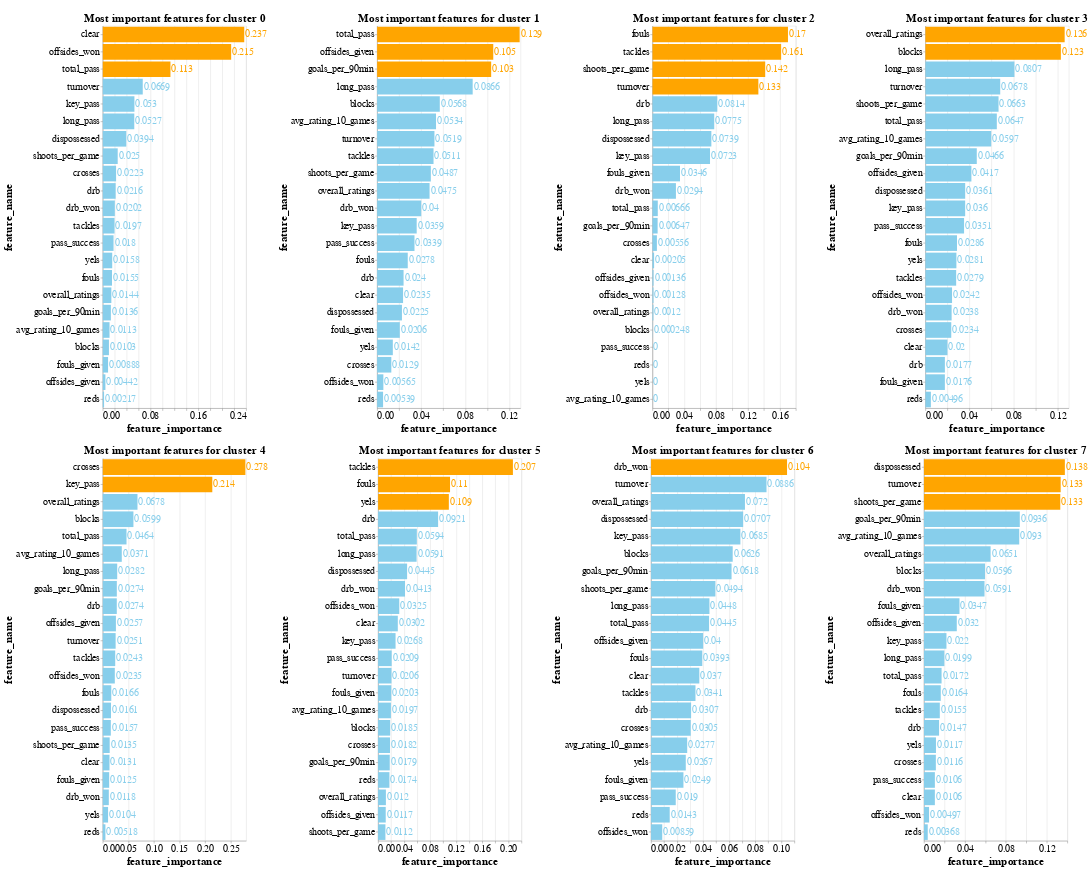

Notebook source saved alongside this figure:
### Code cell
final_chart = alt.vconcat()
row_chart = alt.hconcat()

for i in range(OPTIMAL_N_CLUSTERS):
    df_cluster = df_fi[df_fi['cluster'] == i]
    base = alt.Chart(df_cluster, title=f'Most important features for cluster {i}').encode(
        x='feature_importance:Q',
        y=alt.Y('feature_name:N').sort('-x'),
        text=alt.Text('feature_importance:Q', format=".3"),
        color=alt.condition(
            alt.datum.feature_importance > 0.1,
            alt.value("orange"),
            alt.value('skyblue')
        )
    )

    bar = base.mark_bar().properties(
        width=300,
        height=800,
    )

    text = base.mark_text(align='left', dx=2)

    chart = (bar + text)
    if i == 0 :
        row_chart = chart
    elif i == 4:
        final_chart = alt.vconcat(final_chart, row_chart) 
        row_chart = chart
    else :
        row_chart = alt.hconcat(row_chart, chart)

final_chart = alt.vconcat(final_chart, row_chart)
    
final_chart.configure_title(
        fontSize=24,
    ).configure_axis(
        labelFontSize=20,
        titleFontSize=24,
    ).configure_text(
        fontSize=20
    )

### Figure 1 — Vega-Lite specification as saved in the notebook (floating-point values rounded to 4 significant figures)
{"config": {"view": {"continuousWidth": 300, "continuousHeight": 300}, "axis": {"labelFontSize": 20, "titleFontSize": 24}, "text": {"fontSize": 20}, "title": {"fontSize": 24}}, "vconcat": [{"vconcat": [{"vconcat": []}, {"hconcat": [{"hconcat": [{"hconcat": [{"layer": [{"mark": {"type": "bar"}, "encoding": {"color": {"condition": {"test": "(datum.feature_importance > 0.1)", "value": "orange"}, "value": "skyblue"}, "text": {"field": "feature_importance", "format": ".3", "type": "quantitative"}, "x": {"field": "feature_importance", "type": "quantitative"}, "y": {"field": "feature_name", "sort": "-x", "type": "nominal"}}, "title": "Most important features for cluster 0"}, {"mark": {"type": "text", "align": "left", "dx": 2}, "encoding": {"color": {"condition": {"test": "(datum.feature_importance > 0.1)", "value": "orange"}, "value": "skyblue"}, "text": {"field": "feature_importance", "format": ".3", "type": "quantitative"}, "x": {"field": "feature_importance", "type": "quantitative"}, "y": {"field": "feature_name", "sort": "-x", "type": "nominal"}}, "title": "Most important features for cluster 0"}], "data": {"name": "data-2cdca49b16b3c2c72a64effc2f048172"}, "height": 800, "width": 300}, {"layer": [{"mark": {"type": "bar"}, "encoding": {"color": {"condition": {"test": "(datum.feature_importance > 0.1)", "value": "orange"}, "value": "skyblue"}, "text": {"field": "feature_importance", "format": ".3", "type": "quantitative"}, "x": {"field": "feature_importance", "type": "quantitative"}, "y": {"field": "feature_name", "sort": "-x", "type": "nominal"}}, "title": "Most important features for cluster 1"}, {"mark": {"type": "text", "align": "left", "dx": 2}, "encoding": {"color": {"condition": {"test": "(datum.feature_importance > 0.1)", "value": "orange"}, "value": "skyblue"}, "text": {"field": "feature_importance", "format": ".3", "type": "quantitative"}, "x": {"field": "feature_importance", "type": "quantitative"}, "y": {"field": "feature_name", "sort": "-x", "type": "nominal"}}, "title": "Most important features for cluster 1"}], "data": {"name": "data-9013f239f720586764f94870793afddf"}, "height": 800, "width": 300}]}, {"layer": [{"mark": {"type": "bar"}, "encoding": {"color": {"condition": {"test": "(datum.feature_importance > 0.1)", "value": "orange"}, "value": "skyblue"}, "text": {"field": "feature_importance", "format": ".3", "type": "quantitative"}, "x": {"field": "feature_importance", "type": "quantitative"}, "y": {"field": "feature_name", "sort": "-x", "type": "nominal"}}, "title": "Most important features for cluster 2"}, {"mark": {"type": "text", "align": "left", "dx": 2}, "encoding": {"color": {"condition": {"test": "(datum.feature_importance > 0.1)", "value": "orange"}, "value": "skyblue"}, "text": {"field": "feature_importance", "format": ".3", "type": "quantitative"}, "x": {"field": "feature_importance", "type": "quantitative"}, "y": {"field": "feature_name", "sort": "-x", "type": "nominal"}}, "title": "Most important features for cluster 2"}], "data": {"name": "data-8bb851e95e30cb81ffcd1bbd881b8b33"}, "height": 800, "width": 300}]}, {"layer": [{"mark": {"type": "bar"}, "encoding": {"color": {"condition": {"test": "(datum.feature_importance > 0.1)", "value": "orange"}, "value": "skyblue"}, "text": {"field": "feature_importance", "format": ".3", "type": "quantitative"}, "x": {"field": "feature_importance", "type": "quantitative"}, "y": {"field": "feature_name", "sort": "-x", "type": "nominal"}}, "title": "Most important features for cluster 3"}, {"mark": {"type": "text", "align": "left", "dx": 2}, "encoding": {"color": {"condition": {"test": "(datum.feature_importance > 0.1)", "value": "orange"}, "value": "skyblue"}, "text": {"field": "feature_importance", "format": ".3", "type": "quantitative"}, "x": {"field": "feature_importance", "type": "quantitative"}, "y": {"field": "feature_name", "sort": "-x", "type": "nominal"}}, "title": "Most important features for cluster 3"}], "data": {"name": "data-8b3b948f249a73d8ec62968d0a558195"}, "height": 800, "width": 300}]}]}, {"hconcat": [{"hconcat": [{"hconcat": [{"layer": [{"mark": {"type": "bar"}, "encoding": {"color": {"condition": {"test": "(datum.feature_importance > 0.1)", "value": "orange"}, "value": "skyblue"}, "text": {"field": "feature_importance", "format": ".3", "type": "quantitative"}, "x": {"field": "feature_importance", "type": "quantitative"}, "y": {"field": "feature_name", "sort": "-x", "type": "nominal"}}, "title": "Most important features for cluster 4"}, {"mark": {"type": "text", "align": "left", "dx": 2}, "encoding": {"color": {"condition": {"test": "(datum.feature_importance > 0.1)", "value": "orange"}, "value": "skyblue"}, "text": {"field": "feature_importance", "format": ".3", "type": "quantitative"}, "x": {"field": "feature_importance", "type": "quantitative"}, "y": {"field": "feature_name", "sort": "-x", "type": "nominal"}}, "title": "Most important features for cluster 4"}], "data": {"name": "data-d8c52934288726d889fdf321a738cffb"}, "height": 800, "width": 300}, {"layer": [{"mark": {"type": "bar"}, "encoding": {"color": {"condition": {"test": "(datum.feature_importance > 0.1)", "value": "orange"}, "value": "skyblue"}, "text": {"field": "feature_importance", "format": ".3", "type": "quantitative"}, "x": {"field": "feature_importance", "type": "quantitative"}, "y": {"field": "feature_name", "sort": "-x", "type": "nominal"}}, "title": "Most important features for cluster 5"}, {"mark": {"type": "text", "align": "left", "dx": 2}, "encoding": {"color": {"condition": {"test": "(datum.feature_importance > 0.1)", "value": "orange"}, "value": "skyblue"}, "text": {"field": "feature_importance", "format": ".3", "type": "quantitative"}, "x": {"field": "feature_importance", "type": "quantitative"}, "y": {"field": "feature_name", "sort": "-x", "type": "nominal"}}, "title": "Most important features for cluster 5"}], "data": {"name": "data-717cef5b2cf5f011dd7722ad340e902b"}, "height": 800, "width": 300}]}, {"layer": [{"mark": {"type": "bar"}, "encoding": {"color": {"condition": {"test": "(datum.feature_importance > 0.1)", "value": "orange"}, "value": "skyblue"}, "text": {"field": "feature_importance", "format": ".3", "type": "quantitative"}, "x": {"field": "feature_importance", "type": "quantitative"}, "y": {"field": "feature_name", "sort": "-x", "type": "nominal"}}, "title": "Most important features for cluster 6"}, {"mark": {"type": "text", "align": "left", "dx": 2}, "encoding": {"color": {"condition": {"test": "(datum.feature_importance > 0.1)", "value": "orange"}, "value": "skyblue"}, "text": {"field": "feature_importance", "format": ".3", "type": "quantitative"}, "x": {"field": "feature_importance", "type": "quantitative"}, "y": {"field": "feature_name", "sort": "-x", "type": "nominal"}}, "title": "Most important features for cluster 6"}], "data": {"name": "data-efaa52cbda53292a1bdb148e57dac82f"}, "height": 800, "width": 300}]}, {"layer": [{"mark": {"type": "bar"}, "encoding": {"color": {"condition": {"test": "(datum.feature_importance > 0.1)", "value": "orange"}, "value": "skyblue"}, "text": {"field": "feature_importance", "format": ".3", "type": "quantitative"}, "x": {"field": "feature_importance", "type": "quantitative"}, "y": {"field": "feature_name", "sort": "-x", "type": "nominal"}}, "title": "Most important features for cluster 7"}, {"mark": {"type": "text", "align": "left", "dx": 2}, "encoding": {"color": {"condition": {"test": "(datum.feature_importance > 0.1)", "value": "orange"}, "value": "skyblue"}, "text": {"field": "feature_importance", "format": ".3", "type": "quantitative"}, "x": {"field": "feature_importance", "type": "quantitative"}, "y": {"field": "feature_name", "sort": "-x", "type": "nominal"}}, "title": "Most important features for cluster 7"}], "data": {"name": "data-d829de807a68455377c423b1c2beee83"}, "height": 800, "width": 300}]}], "$schema": "https://vega.github.io/schema/vega-lite/v5.8.0.json", "datasets": {"data-2cdca49b16b3c2c72a64effc2f048172": [{"cluster": 0, "feature_name": "clear", "feature_importance": 0.2368}, {"cluster": 0, "feature_name": "offsides_won", "feature_importance": 0.2149}, {"cluster": 0, "feature_name": "total_pass", "feature_importance": 0.1133}, {"cluster": 0, "feature_name": "turnover", "feature_importance": 0.06691}, {"cluster": 0, "feature_name": "key_pass", "feature_importance": 0.05297}, {"cluster": 0, "feature_name": "long_pass", "feature_importance": 0.05273}, {"cluster": 0, "feature_name": "dispossessed", "feature_importance": 0.03935}, {"cluster": 0, "feature_name": "shoots_per_game", "feature_importance": 0.025}, {"cluster": 0, "feature_name": "crosses", "feature_importance": 0.0223}, {"cluster": 0, "feature_name": "drb", "feature_importance": 0.02156}, {"cluster": 0, "feature_name": "drb_won", "feature_importance": 0.02018}, {"cluster": 0, "feature_name": "tackles", "feature_importance": 0.01969}, {"cluster": 0, "feature_name": "pass_success", "feature_importance": 0.01804}, {"cluster": 0, "feature_name": "yels", "feature_importance": 0.0158}, {"cluster": 0, "feature_name": "fouls", "feature_importance": 0.0155}, {"cluster": 0, "feature_name": "overall_ratings", "feature_importance": 0.01436}, {"cluster": 0, "feature_name": "goals_per_90min", "feature_importance": 0.01357}, {"cluster": 0, "feature_name": "avg_rating_10_games", "feature_importance": 0.01132}, {"cluster": 0, "feature_name": "blocks", "feature_importance": 0.01031}, {"cluster": 0, "feature_name": "fouls_given", "feature_importance": 0.008876}, {"cluster": 0, "feature_name": "offsides_given", "feature_importance": 0.004423}, {"cluster": 0, "feature_name": "reds", "feature_importance": 0.002174}], "data-9013f239f720586764f94870793afddf": [{"cluster": 1, "feature_name": "total_pass", "feature_importance": 0.1292}, {"cluster": 1, "feature_name": "offsides_given", "feature_importance": 0.1053}, {"cluster": 1, "feature_name": "goals_per_90min", "feature_importance": 0.1034}, {"cluster": 1, "feature_name": "long_pass", "feature_importance": 0.08661}, {"cluster": 1, "feature_name": "blocks", "feature_importance": 0.0568}, {"cluster": 1, "feature_name": "avg_rating_10_games", "feature_importance": 0.05339}, {"cluster": 1, "feature_name": "turnover", "feature_importance": 0.05194}, {"cluster": 1, "feature_name": "tackles", "feature_importance": 0.05113}, {"cluster": 1, "feature_name": "shoots_per_game", "feature_importance": 0.04868}, {"cluster": 1, "feature_name": "overall_ratings", "feature_importance": 0.04753}, {"cluster": 1, "feature_name": "drb_won", "feature_importance": 0.03998}, {"cluster": 1, "feature_name": "key_pass", "feature_importance": 0.03585}, {"cluster": 1, "feature_name": "pass_success", "feature_importance": 0.03386}, {"cluster": 1, "feature_name": "fouls", "feature_importance": 0.02775}, {"cluster": 1, "feature_name": "drb", "feature_importance": 0.02397}, {"cluster": 1, "feature_name": "clear", "feature_importance": 0.0235}, {"cluster": 1, "feature_name": "dispossessed", "feature_importance": 0.02249}, {"cluster": 1, "feature_name": "fouls_given", "feature_importance": 0.02055}, {"cluster": 1, "feature_name": "yels", "feature_importance": 0.01422}, {"cluster": 1, "feature_name": "crosses", "feature_importance": 0.01286}, {"cluster": 1, "feature_name": "offsides_won", "feature_importance": 0.005654}, {"cluster": 1, "feature_name": "reds", "feature_importance": 0.005391}], "data-8bb851e95e30cb81ffcd1bbd881b8b33": [{"cluster": 2, "feature_name": "fouls", "feature_importance": 0.1701}, {"cluster": 2, "feature_name": "tackles", "feature_importance": 0.1615}, {"cluster": 2, "feature_name": "shoots_per_game", "feature_importance": 0.1415}, {"cluster": 2, "feature_name": "turnover", "feature_importance": 0.1329}, {"cluster": 2, "feature_name": "drb", "feature_importance": 0.08142}, {"cluster": 2, "feature_name": "long_pass", "feature_importance": 0.07754}, {"cluster": 2, "feature_name": "dispossessed", "feature_importance": 0.07391}, {"cluster": 2, "feature_name": "key_pass", "feature_importance": 0.07225}, {"cluster": 2, "feature_name": "fouls_given", "feature_importance": 0.03457}, {"cluster": 2, "feature_name": "drb_won", "feature_importance": 0.02944}, {"cluster": 2, "feature_name": "total_pass", "feature_importance": 0.006662}, {"cluster": 2, "feature_name": "goals_per_90min", "feature_importance": 0.00647}, {"cluster": 2, "feature_name": "crosses", "feature_importance": 0.005563}, {"cluster": 2, "feature_name": "clear", "feature_importance": 0.002051}, {"cluster": 2, "feature_name": "offsides_given", "feature_importance": 0.001355}, {"cluster": 2, "feature_name": "offsides_won", "feature_importance": 0.001283}, {"cluster": 2, "feature_name": "overall_ratings", "feature_importance": 0.001203}, {"cluster": 2, "feature_name": "blocks", "feature_importance": 0.0002485}, {"cluster": 2, "feature_name": "pass_success", "feature_importance": 0.0}, {"cluster": 2, "feature_name": "reds", "feature_importance": 0.0}, {"cluster": 2, "feature_name": "yels", "feature_importance": 0.0}, {"cluster": 2, "feature_name": "avg_rating_10_games", "feature_importance": 0.0}], "data-8b3b948f249a73d8ec62968d0a558195": [{"cluster": 3, "feature_name": "overall_ratings", "feature_importance": 0.1262}, {"cluster": 3, "feature_name": "blocks", "feature_importance": 0.1228}, {"cluster": 3, "feature_name": "long_pass", "feature_importance": 0.08071}, {"cluster": 3, "feature_name": "turnover", "feature_importance": 0.06782}, {"cluster": 3, "feature_name": "shoots_per_game", "feature_importance": 0.0663}, {"cluster": 3, "feature_name": "total_pass", "feature_importance": 0.06474}, {"cluster": 3, "feature_name": "avg_rating_10_games", "feature_importance": 0.05969}, {"cluster": 3, "feature_name": "goals_per_90min", "feature_importance": 0.04657}, {"cluster": 3, "feature_name": "offsides_given", "feature_importance": 0.04169}, {"cluster": 3, "feature_name": "dispossessed", "feature_importance": 0.03606}, {"cluster": 3, "feature_name": "key_pass", "feature_importance": 0.03605}, {"cluster": 3, "feature_name": "pass_success", "feature_importance": 0.03505}, {"cluster": 3, "feature_name": "fouls", "feature_importance": 0.02864}, {"cluster": 3, "feature_name": "yels", "feature_importance": 0.02809}, {"cluster": 3, "feature_name": "tackles", "feature_importance": 0.02789}, {"cluster": 3, "feature_name": "offsides_won", "feature_importance": 0.02416}, {"cluster": 3, "feature_name": "drb_won", "feature_importance": 0.02377}, {"cluster": 3, "feature_name": "crosses", "feature_importance": 0.02344}, {"cluster": 3, "feature_name": "clear", "feature_importance": 0.02001}, {"cluster": 3, "feature_name": "drb", "feature_importance": 0.01766}, {"cluster": 3, "feature_name": "fouls_given", "feature_importance": 0.01764}, {"cluster": 3, "feature_name": "reds", "feature_importance": 0.004961}], "data-d8c52934288726d889fdf321a738cffb": [{"cluster": 4, "feature_name": "crosses", "feature_importance": 0.2785}, {"cluster": 4, "feature_name": "key_pass", "feature_importance": 0.2139}, {"cluster": 4, "feature_name": "overall_ratings", "feature_importance": 0.06779}, {"cluster": 4, "feature_name": "blocks", "feature_importance": 0.05987}, {"cluster": 4, "feature_name": "total_pass", "feature_importance": 0.04635}, {"cluster": 4, "feature_name": "avg_rating_10_games", "feature_importance": 0.03711}, {"cluster": 4, "feature_name": "long_pass", "feature_importance": 0.02821}, {"cluster": 4, "feature_name": "goals_per_90min", "feature_importance": 0.02744}, {"cluster": 4, "feature_name": "drb", "feature_importance": 0.02737}, {"cluster": 4, "feature_name": "offsides_given", "feature_importance": 0.02565}, {"cluster": 4, "feature_name": "turnover", "feature_importance": 0.02511}, {"cluster": 4, "feature_name": "tackles", "feature_importance": 0.02432}, {"cluster": 4, "feature_name": "offsides_won", "feature_importance": 0.02352}, {"cluster": 4, "feature_name": "fouls", "feature_importance": 0.01662}, {"cluster": 4, "feature_name": "dispossessed", "feature_importance": 0.01607}, {"cluster": 4, "feature_name": "pass_success", "feature_importance": 0.01572}, {"cluster": 4, "feature_name": "shoots_per_game", "feature_importance": 0.01352}, {"cluster": 4, "feature_name": "clear", "feature_importance": 0.01314}, {"cluster": 4, "feature_name": "fouls_given", "feature_importance": 0.01251}, {"cluster": 4, "feature_name": "drb_won", "feature_importance": 0.01178}, {"cluster": 4, "feature_name": "yels", "feature_importance": 0.01036}, {"cluster": 4, "feature_name": "reds", "feature_importance": 0.005179}], "data-717cef5b2cf5f011dd7722ad340e902b": [{"cluster": 5, "feature_name": "tackles", "feature_importance": 0.2068}, {"cluster": 5, "feature_name": "fouls", "feature_importance": 0.1104}, {"cluster": 5, "feature_name": "yels", "feature_importance": 0.1085}, {"cluster": 5, "feature_name": "drb", "feature_importance": 0.09208}, {"cluster": 5, "feature_name": "total_pass", "feature_importance": 0.05945}, {"cluster": 5, "feature_name": "long_pass", "feature_importance": 0.05908}, {"cluster": 5, "feature_name": "dispossessed", "feature_importance": 0.04452}, {"cluster": 5, "feature_name": "drb_won", "feature_importance": 0.04129}, {"cluster": 5, "feature_name": "offsides_won", "feature_importance": 0.03248}, {"cluster": 5, "feature_name": "clear", "feature_importance": 0.03024}, {"cluster": 5, "feature_name": "key_pass", "feature_importance": 0.0268}, {"cluster": 5, "feature_name": "pass_success", "feature_importance": 0.02087}, {"cluster": 5, "feature_name": "turnover", "feature_importance": 0.02055}, {"cluster": 5, "feature_name": "fouls_given", "feature_importance": 0.02027}, {"cluster": 5, "feature_name": "avg_rating_10_games", "feature_importance": 0.0197}, {"cluster": 5, "feature_name": "blocks", "feature_importance": 0.01851}, {"cluster": 5, "feature_name": "crosses", "feature_importance": 0.01823}, {"cluster": 5, "feature_name": "goals_per_90min", "feature_importance": 0.01788}, {"cluster": 5, "feature_name": "reds", "feature_importance": 0.01738}, {"cluster": 5, "feature_name": "overall_ratings", "feature_importance": 0.01197}, {"cluster": 5, "feature_name": "offsides_given", "feature_importance": 0.0117}, {"cluster": 5, "feature_name": "shoots_per_game", "feature_importance": 0.01124}], "data-efaa52cbda53292a1bdb148e57dac82f": [{"cluster": 6, "feature_name": "drb_won", "feature_importance": 0.1043}, {"cluster": 6, "feature_name": "turnover", "feature_importance": 0.08858}, {"cluster": 6, "feature_name": "overall_ratings", "feature_importance": 0.07204}, {"cluster": 6, "feature_name": "dispossessed", "feature_importance": 0.07066}, {"cluster": 6, "feature_name": "key_pass", "feature_importance": 0.06854}, {"cluster": 6, "feature_name": "blocks", "feature_importance": 0.06265}, {"cluster": 6, "feature_name": "goals_per_90min", "feature_importance": 0.06177}, {"cluster": 6, "feature_name": "shoots_per_game", "feature_importance": 0.04938}, {"cluster": 6, "feature_name": "long_pass", "feature_importance": 0.0448}, {"cluster": 6, "feature_name": "total_pass", "feature_importance": 0.04452}, {"cluster": 6, "feature_name": "offsides_given", "feature_importance": 0.03998}, {"cluster": 6, "feature_name": "fouls", "feature_importance": 0.03931}, {"cluster": 6, "feature_name": "clear", "feature_importance": 0.03704}, {"cluster": 6, "feature_name": "tackles", "feature_importance": 0.03409}, {"cluster": 6, "feature_name": "drb", "feature_importance": 0.03073}, {"cluster": 6, "feature_name": "crosses", "feature_importance": 0.03046}, {"cluster": 6, "feature_name": "avg_rating_10_games", "feature_importance": 0.02775}, {"cluster": 6, "feature_name": "yels", "feature_importance": 0.02665}, {"cluster": 6, "feature_name": "fouls_given", "feature_importance": 0.02486}, {"cluster": 6, "feature_name": "pass_success", "feature_importance": 0.01896}, {"cluster": 6, "feature_name": "reds", "feature_importance": 0.01433}, {"cluster": 6, "feature_name": "offsides_won", "feature_importance": 0.008588}], "data-d829de807a68455377c423b1c2beee83": [{"cluster": 7, "feature_name": "dispossessed", "feature_importance": 0.1376}, {"cluster": 7, "feature_name": "turnover", "feature_importance": 0.1335}, {"cluster": 7, "feature_name": "shoots_per_game", "feature_importance": 0.1331}, {"cluster": 7, "feature_name": "goals_per_90min", "feature_importance": 0.09355}, {"cluster": 7, "feature_name": "avg_rating_10_games", "feature_importance": 0.093}, {"cluster": 7, "feature_name": "overall_ratings", "feature_importance": 0.06505}, {"cluster": 7, "feature_name": "blocks", "feature_importance": 0.05961}, {"cluster": 7, "feature_name": "drb_won", "feature_importance": 0.05911}, {"cluster": 7, "feature_name": "fouls_given", "feature_importance": 0.03465}, {"cluster": 7, "feature_name": "offsides_given", "feature_importance": 0.03204}, {"cluster": 7, "feature_name": "key_pass", "feature_importance": 0.02196}, {"cluster": 7, "feature_name": "long_pass", "feature_importance": 0.01992}, {"cluster": 7, "feature_name": "total_pass", "feature_importance": 0.01719}, {"cluster": 7, "feature_name": "fouls", "feature_importance": 0.01641}, {"cluster": 7, "feature_name": "tackles", "feature_importance": 0.01546}, {"cluster": 7, "feature_name": "drb", "feature_importance": 0.01473}, {"cluster": 7, "feature_name": "yels", "feature_importance": 0.01171}, {"cluster": 7, "feature_name": "crosses", "feature_importance": 0.01159}, {"cluster": 7, "feature_name": "pass_success", "feature_importance": 0.01064}, {"cluster": 7, "feature_name": "clear", "feature_importance": 0.01064}, {"cluster": 7, "feature_name": "offsides_won", "feature_importance": 0.00497}, {"cluster": 7, "feature_name": "reds", "feature_importance": 0.00368}]}}
